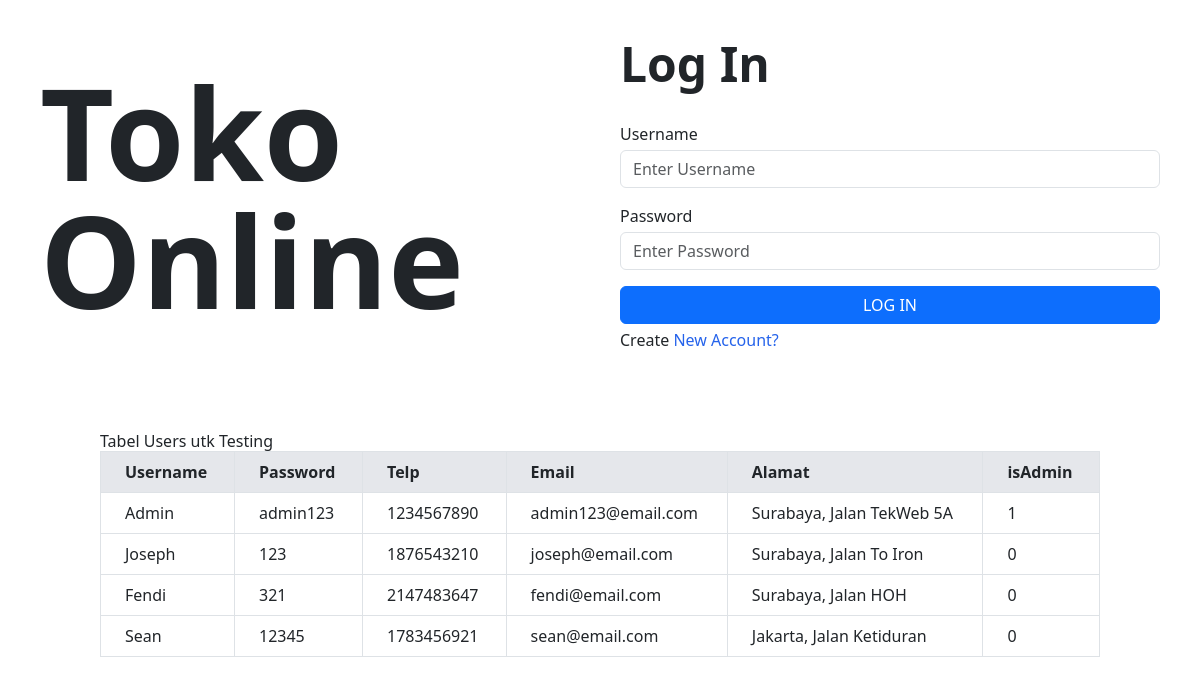
The page /login.php on the database its author committed.
### tables this page shows
CREATE TABLE `users` (
  `user_id` int(10) NOT NULL,
  `username` text NOT NULL,
  `password` text NOT NULL,
  `user_telp` int(15) NOT NULL,
  `email` text NOT NULL,
  `alamat` text NOT NULL,
  `isAdmin` tinyint(1) NOT NULL
);

### login.php (the view, shortened to what this page needs)
<?php
require_once "connect.php";
?>
<!doctype html>
<html lang="en">
<head>
    <link href="https://cdn.jsdelivr.net/npm/bootstrap@5.3.3/dist/css/bootstrap.min.css" rel="stylesheet"
>
    <script src="https://cdn.tailwindcss.com"></script>
</head>
<body>
    <section class="p-10 grid grid-cols-2 gap-10 place-items-center">
        <div>
            <p class="text-9xl font-bold">Toko Online</p>
        </div>
        <div class="size-full">
            <form class="grid grid-rows-4 gap-3" method="post">
                <div>
                    <p class="text-5xl font-bold">Log In</p>
                </div>
                <div class="form-group">
                    <label class="pb-1" for="usernameInput">Username</label>
                    <input class="form-control" name="name" id="usernameInput" placeholder="Enter Username">
                </div>
                <div class="form-group">
                    <label class="pb-1" for="passwordInput">Password</label>
                    <input type="password" class="form-control" name="pass" id="passwordInput" placeholder="Enter Password">
                </div>
                <div>
                    <div>
                        <button type="submit" class="size-full btn btn-primary">LOG IN</button>
                    </div>
            </form>
            <p class="mt-1">Create <a class="link-underline text-blue-600" href="" data-bs-toggle="modal" data-bs-target="#createAccountModal">New Account?</a></p>
        </div>
    </section>
    <section class="container mx-auto my-10">
        <h1>Tabel Users utk Testing</h1>
        <?php
        echo '<table class="table-auto w-full border-collapse border border-gray-300">';
        echo '<thead>';
        echo '<tr class="bg-gray-200">';
        echo '<th class="border border-gray-300 px-4 py-2 text-left">Username</th>';
        echo '<th class="border border-gray-300 px-4 py-2 text-left">Password</th>';
        echo '<th class="border border-gray-300 px-4 py-2 text-left">Telp</th>';
        echo '<th class="border border-gray-300 px-4 py-2 text-left">Email</th>';
        echo '<th class="border border-gray-300 px-4 py-2 text-left">Alamat</th>';
        echo '<th class="border border-gray-300 px-4 py-2 text-left">isAdmin</th>';
        echo '</tr>';
        echo '</thead>';
        echo '<tbody>';
        $stmt = $mysqli->query("SELECT user_id, username, password, user_telp, email, alamat, isAdmin FROM users");
        while ($row = $stmt->fetch_assoc()) {
            echo '<tr class="hover:bg-gray-100">';
            echo '<td class="border border-gray-300 px-4 py-2">' . htmlentities($row['username']) . '</td>';
            echo '<td class="border border-gray-300 px-4 py-2">' . htmlentities($row['password']) . '</td>';
            echo '<td class="border border-gray-300 px-4 py-2">' . htmlentities($row['user_telp']) . '</td>';
            echo '<td class="border border-gray-300 px-4 py-2">' . htmlentities($row['email']) . '</td>';
            echo '<td class="border border-gray-300 px-4 py-2">' . htmlentities($row['alamat']) . '</td>';
            echo '<td class="border border-gray-300 px-4 py-2">' . htmlentities($row['isAdmin']) . '</td>';
            echo '</tr>';
        }
        echo '</tbody>';
        echo '</table>';
        ?>
    </section>
</body>
</html>

### rows shown on the page
users: username "Admin", password "admin123", user_telp "1234567890", email "admin123@email.com", alamat "Surabaya, Jalan TekWeb 5A", isAdmin "1"
users: username "Joseph", password "123", user_telp "1876543210", email "joseph@email.com", alamat "Surabaya, Jalan To Iron", isAdmin "0"
users: username "Fendi", password "321", user_telp "2147483647", email "fendi@email.com", alamat "Surabaya, Jalan HOH", isAdmin "0"
users: username "Sean", password "12345", user_telp "1783456921", email "sean@email.com", alamat "Jakarta, Jalan Ketiduran", isAdmin "0"
